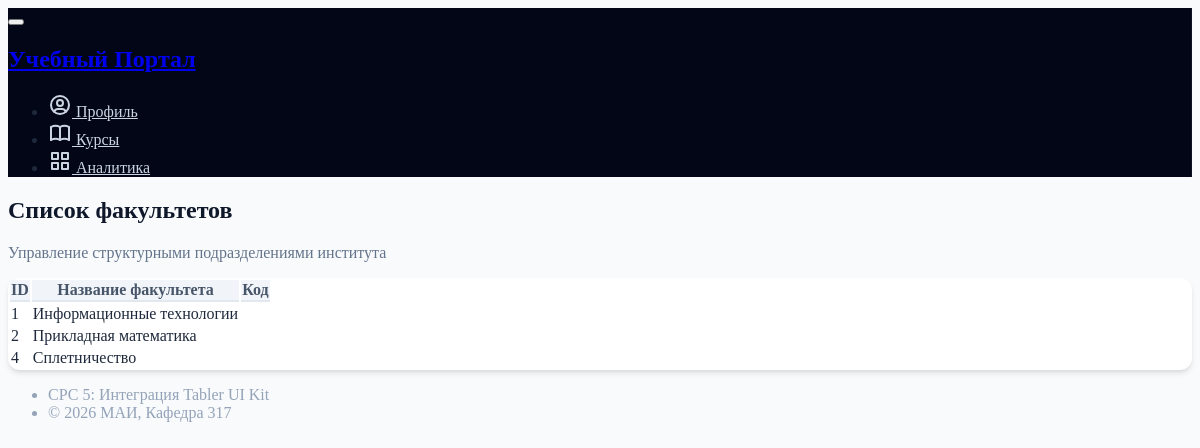
The page /departments/ (signed in) on the database its author committed.
### accounts/models.py (models this page shows, shortened)
class Department(models.Model):
 name = models.CharField(max_length=200)

### accounts/views.py (the view)
# urls.py: path('departments/', views.department_list, name='department_list'),
@login_required
def department_list(request):
    departments = Department.objects.all()
    return render(request, 'department_list.html', {'departments': departments})

### templates/department_list.html (shortened to what this page needs)
{% extends "base.html" %}
{% block content %}
<div class="page-header d-print-none">
    <div class="row align-items-center">
        <div class="col">
            <h2 class="page-title fw-bold">Список факультетов</h2>
            <p class="text-muted mb-0">Управление структурными подразделениями института</p>
        </div>
    </div>
</div>
<div class="card shadow-sm">
    <div class="table-responsive">
        <table class="table table-vcenter card-table table-striped table-hover">
            <thead>
                <tr>
                    <th class="w-1 text-nowrap">ID</th>
                    <th>Название факультета</th>
                    <th>Код</th>
                </tr>
            </thead>
            <tbody>
                {% for dept in departments %}
                <tr>
                    <td><span class="badge bg-secondary-lt">{{ dept.id }}</span></td>
                    <td class="fw-bold">{{ dept.name }}</td>
                    <td></td>
                </tr>
                {% endfor %}
            </tbody>
        </table>
    </div>
</div>
{% endblock %}

### static/css/style.css (style rules this page uses)
body.theme-light { background-color: #f8fafc; color: #1e293b; }
body.theme-light .card { background-color: #ffffff; color: #1e293b; }
body.theme-light .table { color: #1e293b; }
body.theme-light .table thead th { background-color: #f1f5f9; color: #475569; border-bottom: 2px solid #e2e8f0; }
body.theme-light .table tbody tr { border-bottom: 1px solid #e2e8f0; }
body.theme-light .text-muted { color: #64748b !important; }
body.theme-light .page-title { color: #0f172a; }
.card { border: none !important; border-radius: 12px !important; box-shadow: 0 4px 6px -1px rgba(0, 0, 0, 0.1), 0 2px 4px -1px rgba(0, 0, 0, 0.06) !important; transition: transform 0.2s ease, box-shadow 0.2s ease; }

### rows shown on the page
Department: id "1", name "Информационные технологии"
Department: id "2", name "Прикладная математика"
Department: id "4", name "Сплетничество"
